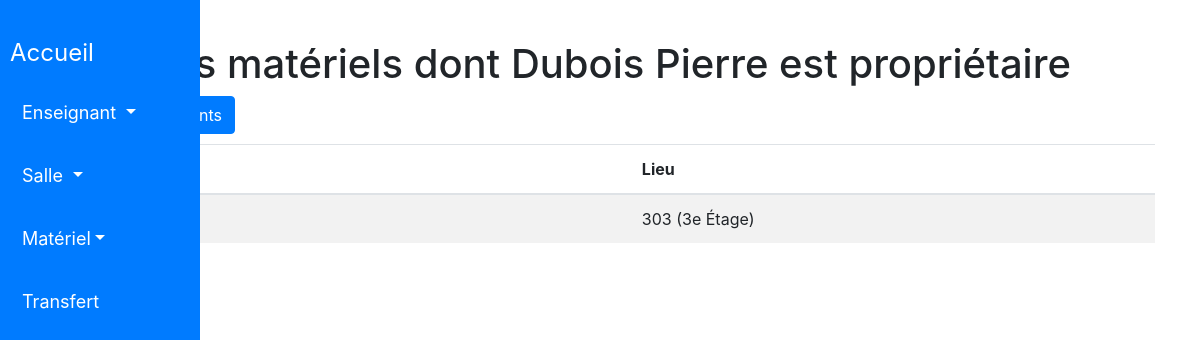
The page /gestion_materiel/enseignant/21/materiels_proprietaire/ on the database as committed earlier.
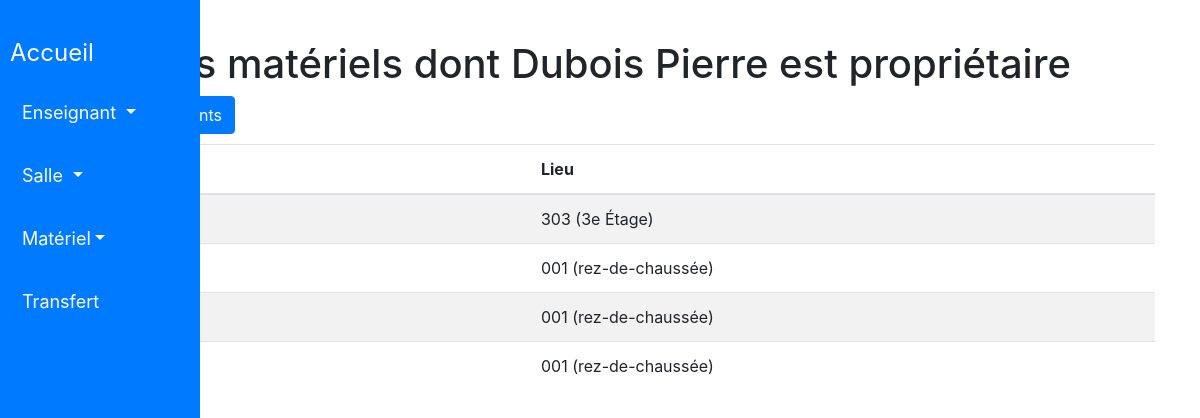
The same page on the database as committed later.
### gestion_materiel/models.py (models this page shows, shortened)
class Materiel(models.Model):
    nom = models.CharField(
        max_length=100,
        blank=False,
        null=True,
        default=''
    )
    budget = models.CharField(
        max_length=100,
        blank=False,
        null=True,
        default=''
    )
    proprietaire = models.ForeignKey(
        Enseignant,
        on_delete=models.CASCADE,
        null=True,
        related_name='materiels_possedes'
    )
    lieu = models.ForeignKey(
        Salle,
        on_delete=models.CASCADE,
        null=True
    )
    possesseur = models.ForeignKey(
        Enseignant,
        on_delete=models.CASCADE,
        null=True,
        blank=True,
        related_name='materiels_en_possession'
    )

class Salle(models.Model):
    nom = models.CharField(
        max_length=50,
        blank=False,
        null=True,
        default='aucun'
    )
    etage = models.CharField(
        max_length=50,
        blank=False,
        null=True,
        default='aucun'
    )
    def __str__(self):
        if self.etage.lower() == "rez-de-chaussée":
            return f"{self.nom} ({self.etage})"
        else:
            return f"{self.nom} ({self.etage} Étage)"

### gestion_materiel/views.py (the view)
# urls.py: path('gestion_materiel/enseignant/<int:enseignant_id>/materiels_proprietaire/', views.liste_materiels_proprietaire, name='liste_materiels_proprietaire'),
def liste_materiels_proprietaire(request, enseignant_id):
    enseignant = Enseignant.objects.get(id=enseignant_id)
    materiels = Materiel.objects.filter(Q(proprietaire__nom__icontains=enseignant.nom) & Q(proprietaire__prenom__icontains=enseignant.prenom))
    context = {
        'enseignant': enseignant,
        'materiels': materiels,
    }
    return render(request, 'gestion_materiel/enseignant/liste_materiels_proprietaire.html', context)

### templates/gestion_materiel/enseignant/liste_materiels_proprietaire.html (shortened to what this page needs)
<!DOCTYPE html>
<html>
<head>
</head>
<body>
    {% include 'gestion_materiel/includes/entete.html' %}
    <div class="container">
        <h1>Liste des matériels dont {{ enseignant.nom }} {{ enseignant.prenom }} est propriétaire</h1>
        <a href="{% url 'liste_enseignants'%}" class="btn btn-primary">Liste des enseignants</a>
        <table class="table table-striped">
            <thead>
                <tr>
                    <th>Nom du matériel</th>
                    <th>Lieu</th>
                </tr>
            </thead>
            <tbody>
                {% for materiel in materiels %}
                    <tr>
                        <td>{{ materiel.nom }}</td>
                        <td>{{ materiel.lieu }}</td>
                    </tr>
                {% empty %}
                    <tr>
                        <td colspan="2">Aucun matériel trouvé.</td>
                    </tr>
                {% endfor %}
            </tbody>
        </table>
    </div>
</body>
</html>

Rows that differ between the two databases and show on the page:
added Materiel: lieu "001 (rez-de-chaussée)"
added Materiel: lieu "001 (rez-de-chaussée)"
added Materiel: lieu "001 (rez-de-chaussée)"
